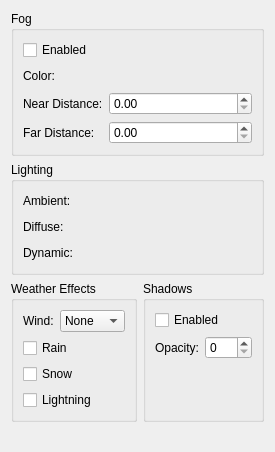
      <widget class="QWidget" name="tab_3">
       <attribute name="title">
        <string>Weather</string>
       </attribute>
       <layout class="QVBoxLayout" name="verticalLayout_5">
        <item>
         <widget class="QGroupBox" name="groupBox_3">
          <property name="title">
           <string>Fog</string>
          </property>
          <layout class="QVBoxLayout" name="verticalLayout_2">
           <item>
            <widget class="QCheckBox" name="fogEnabledCheck">
             <property name="toolTip">
              <string>Enabled (GFF: SunFogOn). BYTE. Enables distance fog. Modders: use with Near/Far to define fog start/end distances; affects visibility and atmosphere.</string>
             </property>
             <property name="text">
              <string>Enabled</string>
             </property>
            </widget>
           </item>
           <item>
            <layout class="QFormLayout" name="formLayout_3">
             <item row="0" column="1">
              <layout class="QHBoxLayout" name="horizontalLayout_9">
               <item>
                <widget class="ColorEdit" name="fogColorEdit" native="true">
                 <property name="minimumSize">
                  <size>
                   <width>0</width>
                   <height>20</height>
                  </size>
                 </property>
                 <property name="maximumSize">
                  <size>
                   <width>16777215</width>
                   <height>20</height>
                  </size>
                 </property>
                </widget>
               </item>
              </layout>
             </item>
             <item row="1" column="0">
              <widget class="QLabel" name="label_12">
               <property name="text">
                <string>Near Distance:</string>
               </property>
              </widget>
             </item>
             <item row="1" column="1">
            <widget class="QDoubleSpinBox" name="fogNearSpin">
             <property name="toolTip">
              <string>Near Distance (GFF: SunFogNear). FLOAT. Distance where fog begins. K1 LoadAreaHeader ReadFieldFLOAT default 10000.0; engine clamps negative to 0. Modders: lower = fog starts closer; pair with SunFogFar.</string>
             </property>
             <property name="minimum">
              <double>0.0</double>
             </property>
             <property name="maximum">
              <double>10000.0</double>
             </property>
            </widget>
             </item>
             <item row="2" column="0">
              <widget class="QLabel" name="label_13">
               <property name="text">
                <string>Far Distance:</string>
               </property>
              </widget>
             </item>
             <item row="2" column="1">
            <widget class="QDoubleSpinBox" name="fogFarSpin">
             <property name="toolTip">
              <string>Far Distance (GFF: SunFogFar). FLOAT. Distance where fog reaches full density. Engine default 10000.0; clamps negative to 0. Modders: must be &gt; Near for visible fog; larger = fog extends farther.</string>
             </property>
             <property name="minimum">
              <double>0.0</double>
             </property>
             <property name="maximum">
              <double>10000.0</double>
             </property>
            </widget>
             </item>
             <item row="0" column="0">
              <widget class="QLabel" name="label_14">
               <property name="text">
                <string>Color:</string>
               </property>
              </widget>
             </item>
            </layout>
           </item>
          </layout>
         </widget>
        </item>
        <item>
         <widget class="QGroupBox" name="groupBox_6">
          <property name="title">
           <string>Lighting</string>
          </property>
          <layout class="QGridLayout" name="gridLayout_4">
           <item row="0" column="0">
            <layout class="QFormLayout" name="formLayout_5">
             <item row="0" column="0">
              <widget class="QLabel" name="label_16">
               <property name="text">
                <string>Ambient:</string>
               </property>
              </widget>
             </item>
             <item row="0" column="1">
              <layout class="QHBoxLayout" name="horizontalLayout_11">
               <item>
                <widget class="ColorEdit" name="ambientColorEdit" native="true">
                 <property name="minimumSize">
                  <size>
                   <width>0</width>
                   <height>20</height>
                  </size>
                 </property>
                 <property name="maximumSize">
                  <size>
                   <width>16777215</width>
                   <height>20</height>
                  </size>
                 </property>
                </widget>
               </item>
              </layout>
             </item>
             <item row="1" column="0">
              <widget class="QLabel" name="label_19">
               <property name="text">
                <string>Diffuse:</string>
               </property>
              </widget>
             </item>
             <item row="2" column="0">
              <widget class="QLabel" name="label_18">
               <property name="text">
                <string>Dynamic:</string>
               </property>
              </widget>
             </item>
             <item row="1" column="1">
              <layout class="QHBoxLayout" name="horizontalLayout_12">
               <item>
                <widget class="ColorEdit" name="diffuseColorEdit" native="true">
                 <property name="minimumSize">
                  <size>
                   <width>0</width>
                   <height>20</height>
                  </size>
                 </property>
                 <property name="maximumSize">
                  <size>
                   <width>16777215</width>
                   <height>20</height>
                  </size>
                 </property>
                </widget>
               </item>
              </layout>
             </item>
             <item row="2" column="1">
              <layout class="QHBoxLayout" name="horizontalLayout_13">
               <item>
                <widget class="ColorEdit" name="dynamicColorEdit" native="true">
                 <property name="minimumSize">
                  <size>
                   <width>0</width>
                   <height>20</height>
                  </size>
                 </property>
                 <property name="maximumSize">
                  <size>
                   <width>16777215</width>
                   <height>20</height>
                  </size>
                 </property>
                </widget>
               </item>
              </layout>
             </item>
            </layout>
           </item>
          </layout>
         </widget>
        </item>
        <item>
         <layout class="QHBoxLayout" name="horizontalLayout_10">
          <item>
           <widget class="QGroupBox" name="groupBox_4">
            <property name="title">
             <string>Weather Effects</string>
            </property>
            <layout class="QVBoxLayout" name="verticalLayout_3">
             <item>
              <layout class="QFormLayout" name="formLayout_6">
               <item row="0" column="0">
                <widget class="QLabel" name="label_17">
                 <property name="text">
                  <string>Wind:</string>
                 </property>
                </widget>
               </item>
               <item row="0" column="1">
                <widget class="QComboBox" name="windPowerSelect">
                 <property name="toolTip">
                  <string>Wind (GFF: WindPower). INT32. 0=None, 1=Weak, 2=Strong. K1 LoadAreaHeader; overridden to 0 if area flags disable weather. Modders: affects particle and foliage animation.</string>
                 </property>
                 <item>
                  <property name="text">
                   <string>None</string>
                  </property>
                 </item>
                 <item>
                  <property name="text">
                   <string>Weak</string>
                  </property>
                 </item>
                 <item>
                  <property name="text">
                   <string>Strong</string>
                  </property>
                 </item>
                </widget>
               </item>
              </layout>
             </item>
             <item>
              <widget class="QCheckBox" name="rainCheck">
               <property name="toolTip">
                <string>Rain (GFF: ChanceRain). K2 only. Enables rain chance. Modders: use with ChanceRain for weather probability.</string>
               </property>
               <property name="text">
                <string>Rain</string>
               </property>
             </widget>
            </item>
             <item>
              <widget class="QCheckBox" name="snowCheck">
               <property name="toolTip">
                <string>Snow (GFF: ChanceSnow). K2 only. Enables snow chance.</string>
               </property>
               <property name="text">
                <string>Snow</string>
               </property>
             </widget>
            </item>
             <item>
              <widget class="QCheckBox" name="lightningCheck">
               <property name="toolTip">
                <string>Lightning (GFF: ChanceLightning). Enables lightning chance. K1 LoadAreaHeader overrides to 0 if area flags disable weather.</string>
               </property>
               <property name="text">
                <string>Lightning</string>
               </property>
             </widget>
             </item>
            </layout>
           </widget>
          </item>
          <item>
           <widget class="QGroupBox" name="groupBox_5">
            <property name="title">
             <string>Shadows</string>
            </property>
            <layout class="QVBoxLayout" name="verticalLayout_4">
             <item>
            <widget class="QCheckBox" name="shadowsCheck">
             <property name="toolTip">
              <string>Enabled (GFF: SunShadows). BYTE. Enables dynamic shadows in the area. Modders: combine with Opacity for shadow darkness.</string>
             </property>
             <property name="text">
              <string>Enabled</string>
             </property>
            </widget>
             </item>
             <item>
              <layout class="QFormLayout" name="formLayout_4">
               <item row="0" column="0">
                <widget class="QLabel" name="label_15">
                 <property name="text">
                  <string>Opacity:</string>
                 </property>
                </widget>
               </item>
               <item row="0" column="1">
            <widget class="QSpinBox" name="shadowsSpin">
             <property name="toolTip">
              <string>Opacity (GFF: ShadowOpacity). BYTE. Shadow darkness 0–255. K1 LoadAreaHeader ReadFieldBYTE. Modders: 0 = invisible; 255 = fully opaque; typical 128–255.</string>
             </property>
             <property name="minimum">
              <number>0</number>
             </property>
             <property name="maximum">
              <number>255</number>
             </property>
            </widget>
               </item>
              </layout>
             </item>
             <item>
              <spacer name="spacer">
               <property name="orientation">
                <enum>Qt::Vertical</enum>
               </property>
               <property name="sizeHint" stdset="0">
                <size>
                 <width>20</width>
                 <height>40</height>
                </size>
               </property>
              </spacer>
             </item>
            </layout>
           </widget>
          </item>
         </layout>
        </item>
        <item>
         <spacer name="verticalSpacer_2">
          <property name="orientation">
           <enum>Qt::Vertical</enum>
          </property>
          <property name="sizeHint" stdset="0">
           <size>
            <width>20</width>
            <height>19</height>
           </size>
          </property>
         </spacer>
        </item>
       </layout>
      </widget>
